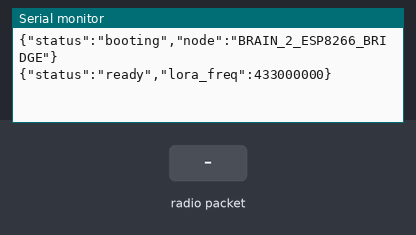
A sketch run on a simulated Arduino Uno, built with avr-gcc and run on an emulated ATmega328P. On the bench: the last lines printed to the serial monitor. The inputs (shaded band) are chosen by the test bench. No radio packets arrive unless stated.

Above: at 1.7 s.
1.8 s: radio packet "1" arrives
At 3.0 s:
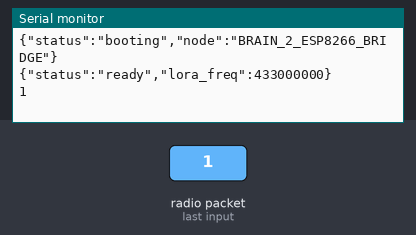
3.3 s: radio packet "0" arrives
At 4.1 s:
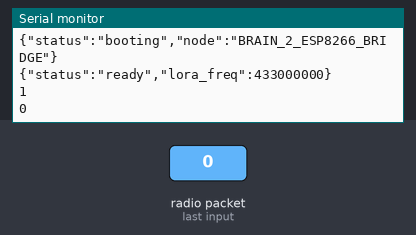

The sketch:

brain2_esp8266.ino
```cpp
/**
 * =====================================================================================
 * SIH26039 — AI-POWERED MINE RESCUE ROVER: BRAIN 2 (BASE STATION BRIDGE)
 * Target MCU: ESP8266 (NodeMCU / Wemos D1 Mini)
 * Handles: LoRa SX1278 (433MHz) RX from Robot Brain 1,
 *          Forwards newline-delimited JSON over USB Serial (115200 Baud) to laptop GCS.
 *          Forwards GCS drive commands back over LoRa TX to Brain 1.
 * =====================================================================================
 */

#include <SPI.h>
#include <LoRa.h>

// ESP8266 SPI Pins for LoRa SX1278
#define LORA_SS    15 // D8 (GPIO15)
#define LORA_RST   16 // D0 (GPIO16)
#define LORA_DIO0  4  // D2 (GPIO4)
#define LORA_BAND  433E6

void setup() {
  // Initialize USB Serial at 115200 Baud for Web Serial API / Laptop
  Serial.begin(115200);
  delay(500);
  Serial.println(F("{\"status\":\"booting\",\"node\":\"BRAIN_2_ESP8266_BRIDGE\"}"));

  // Initialize LoRa
  LoRa.setPins(LORA_SS, LORA_RST, LORA_DIO0);
  if (!LoRa.begin(LORA_BAND)) {
    Serial.println(F("{\"error\":\"LoRa SX1278 init failed on Brain 2\"}"));
    while (1) { delay(1000); }
  }

  LoRa.setSyncWord(0x34); // Match Brain 1 private sync word
  LoRa.setSpreadingFactor(7);
  Serial.println(F("{\"status\":\"ready\",\"lora_freq\":433000000}"));
}

void loop() {
  // 1. Check for incoming LoRa packets from Robot Brain 1
  int packetSize = LoRa.parsePacket();
  if (packetSize) {
    String incomingJson = "";
    while (LoRa.available()) {
      incomingJson += (char)LoRa.read();
    }
    // Forward directly to laptop dashboard over USB Serial (newline-delimited)
    if (incomingJson.length() > 0) {
      Serial.println(incomingJson);
    }
  }

  // 2. Check for outgoing commands from Laptop Dashboard via USB Serial
  if (Serial.available()) {
    String commandJson = Serial.readStringUntil('\n');
    commandJson.trim();
    if (commandJson.length() > 0) {
      // Transmit command to Brain 1 over LoRa
      LoRa.beginPacket();
      LoRa.print(commandJson);
      LoRa.endPacket();
    }
  }
}
```

Measured:
- after the input at 1.8 s, the serial monitor: prints a new line at once (image 1)
- after the input at 3.3 s, the serial monitor: prints a new line at once (image 2)
